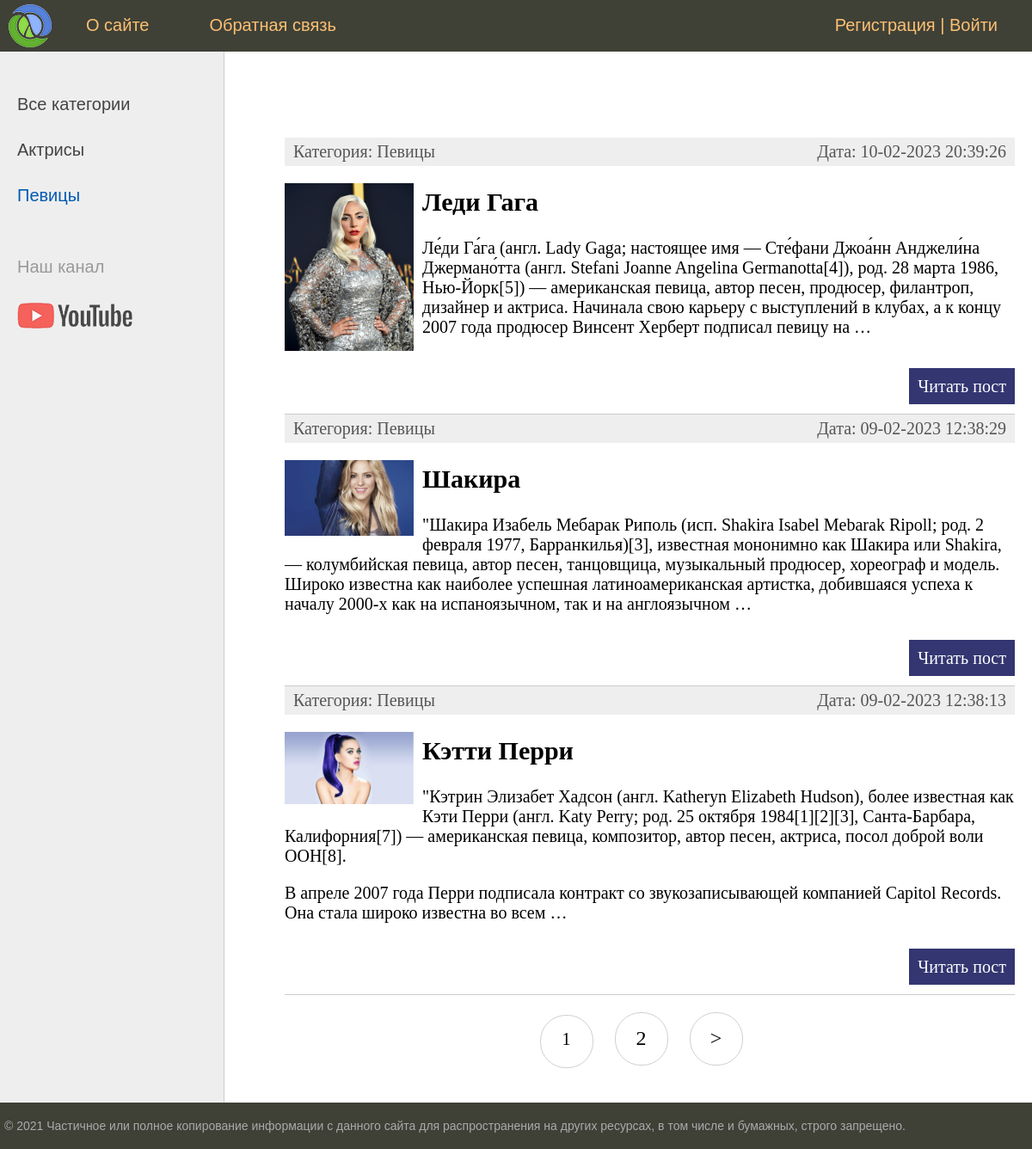
/category/pevicy, run on the app's committed database.
### women/models.py (models this page shows, shortened)
class Category(models.Model):
    name = models.CharField(max_length=100, db_index=True, verbose_name='Название категории')
    slug = models.SlugField(max_length=255, unique=True, db_index=True, verbose_name='URL')
    def __str__(self):
        return self.name
    def get_absolute_url(self):
        return reverse('category', kwargs={'cat_slug': self.slug})
    class Meta:
        verbose_name = 'Категория'
        verbose_name_plural = 'Категории'
        ordering = ['id']

class Women(models.Model):
    title = models.CharField(max_length=255, verbose_name='Заголовок')
    slug = models.SlugField(max_length=255, unique=True, db_index=True, verbose_name='URL')
    content = models.TextField(blank=True, verbose_name='Текст статьи')
    cat = models.ForeignKey('Category', on_delete=models.PROTECT, verbose_name='Категория')
    photo = models.ImageField(upload_to="photos/%Y/%m/%d", verbose_name='Фото', blank=True)
    time_create = models.DateTimeField(auto_now_add=True, verbose_name='Время создания')
    time_update = models.DateTimeField(auto_now=True, verbose_name='Время изменения')
    is_published = models.BooleanField(default=True, verbose_name='Публикация')
    def get_absolute_url(self):
        return reverse('post', kwargs={'post_slug': self.slug})
    class Meta:
        verbose_name = 'Известная женщина'
        verbose_name_plural = 'Известные женщины'
        ordering = ['-time_create', 'title']

### women/views.py (the view)
# urls.py: path('category/<slug:cat_slug>', WomenCategory.as_view(), name='category'),
class WomenCategory(DataMixin, ListView):
    model = Women
    template_name = 'women/index.html'
    context_object_name = 'posts'
    allow_empty = False
    def get_queryset(self):
        return Women.objects.filter(cat__slug=self.kwargs['cat_slug'], is_published=True).select_related('cat')
    def get_context_data(self, *, object_list=None, **kwargs):
        context = super().get_context_data(**kwargs)
        c = Category.objects.get(slug=self.kwargs['cat_slug'])
        c_def = self.get_user_context(title='Категория - ' + str(c.name),
                                      cat_selected=c.pk)
        context = dict(list(context.items()) + list(c_def.items()))
        return context

### women/utils.py (called while the page is built)
    def get_user_context(self, **kwargs):
        context = kwargs
        cats = Category.objects.all()
        context['cats'] = cats
        user_menu = menu.copy()
        if not self.request.user.is_authenticated:
            user_menu.pop(1)
        context['menu'] = user_menu
        if 'cat_selected' not in context:
            context['cat_selected'] = 0
        return context

### women/templates/women/index.html (shortened to what this page needs)
{% extends 'women/base.html' %}
{% block content %}
<ul class="list-articles">
	{% for p in posts %}
			<li><div class="article-panel">
				<p class="first">Категория: {{p.cat}}</p>
				<p class="last">Дата: {{p.time_update|date:"d-m-Y H:i:s"}}</p>
				</div>
			{% if p.photo %}
				<p><img src="{{p.photo.url}}" class="img-article-left thumb"></p>
			{% endif %}
			<h2>{{p.title}}</h2>
	{% autoescape on %}
	{{p.content|linebreaks|truncatewords:50}}
	{% endautoescape %}
			<p class="link-read-post"><a href="{{ p.get_absolute_url }}">Читать пост</a></p>
			</li>
	{% endfor %}
</ul>
{% endblock %}

### women/templates/women/base.html (shortened to what this page needs)
{% load static %}
{% load women_tags %}
<!DOCTYPE html>
<html>
<head>
    <link type="text/css" href="{% static 'women/css/styles.css' %}" rel="stylesheet"/>
</head>
<body>
<table class="table-page" border=0 cellpadding="0" cellspacing="0">
    <tr>
        <td valign=top>
            <div class="header">
                <ul id="mainmenu" class="mainmenu">
                    <li class="logo"><a href="{% url 'home' %}">
                        <div class="logo"></div>
                    </a></li>
                    {% for m in menu %}
                    <li><a href="{% url m.url_name %}">{{m.title}}</a></li>
                    {% endfor %}
                    {% if request.user.is_authenticated %}
                    <li class="last">{{ user.username }} | <a href="{% url 'logout' %}">Выйти</a></li>
                    {% else %}
                    <li class="last"><a href="{% url 'register' %}">Регистрация</a> | <a href="{% url 'login' %}">Войти</a></li>
                    {% endif %}
                </ul>
            </div>
            <table class="table-content" border=0 cellpadding="0" cellspacing="0">
                <tr>
                    {% load cache %}
                    <td valign="top" class="left-chapters">
                        <ul id="leftchapters">
                            {% cache 60 sidebar %}
                            {% if cat_selected == 0 %}
                            <li class="selected">Все категории</li>
                            {% else %}
                            <li><a href="{% url 'home' %}">Все категории</a></li>
                            {% endif %}
                            {% for c in cats %}
                            {% if c.pk == cat_selected %}
                            <li class="selected">{{c.name}}</li>
                            {% else %}
                            <li><a href="{{c.get_absolute_url}}">{{c.name}}</a></li>
                            {% endif %}
                            {% endfor %}
                            {% endcache %}
                            <li class="share">
                                <p>Наш канал</p>
                                <a class="share-yt"
                                   href="https://www.youtube.com/channel/UClJzWfGWuGJL2t-3dYKcHTA/playlists"
                                   target="_blank" rel="nofollow"></a>
                            </li>
                        </ul>
                    </td>
                    <td valign="top" class="content">
                        <div class="content-text">
                            {% block content %}
                            {% endblock %}
                            {% if page_obj.has_other_pages %}
                            <nav class="list-pages">
                                <ul>
                                {% for p in paginator.page_range %}
                                {% if p == page_obj.number %}
                                    <li class="page-num page-selected">{{ p }}</li>
                                {% elif p >= page_obj.number|add:-2 and p <= page_obj.number|add:2 %}
                                <li class="page-num">
                                <a href="?page={{ p }}">{{ p }}</a>
                            </li>
                                {% endif %}
                                {% endfor %}
                                {% if page_obj.has_next %}
                                    <li class="page-num">
                                        <a href="?page={{page_obj.next_page_number}}">&gt;</a>
                                    </li>
                                {% endif %}
                            </ul>
                            </nav>
                            {% endif %}
                        </div>
                    </td>
                </tr>
            </table>
        </td>
    </tr>
    <tr>
        <td valign=top>
            <div id="footer">
                <p>&copy; 2021 Частичное или полное копирование информации с данного сайта для распространения на других
                    ресурсах, в том числе и бумажных, строго запрещено.</p>
            </div>
        </td>
    </tr>
</table>
</body>
</html>

### women/static/women/css/styles.css (style rules this page uses)
html, body { font-family: 'Arial'; margin: 0; padding: 0; height: 100%; width: 100%; color: #444; }
a { color: #0059b2; text-decoration: none; }
img { max-width: 600px; height: auto; }
img.img-article-left { max-width: 300px; height: auto; float: left; padding: 0 10px 10px 0; }
img.img-article-left.thumb { max-width: 150px; height: auto; }
p.link-read-post { text-align: right; }
p.link-read-post a { padding: 10px; min-width: 100px; background: #333671; color: #fff; text-decoration: none; }
div.article-panel { background: #eee; padding: 5px 10px 5px 10px; box-sizing: border-box; overflow: hidden; color: #555; }
div.article-panel p.first { margin: 0; float: left; }
div.article-panel p.last { margin: 0; float: right; }
ul.list-articles { list-style: none; margin: 0; padding: 0; }
ul.list-articles li { border-bottom: 1px solid #ccc; }
.table-page { width: 100%; height: 100%; vertical-align: top; }
.table-page tr { height: 100%; }
.header { background: #3F4137; height: 60px; }
.logo { background: url('../images/logo.png') no-repeat 10px 5px; width: 70px; height: 60px; }
ul.mainmenu { list-style: none; margin: 0; padding: 0; height: 60px; color: #fdc073; font-size: 20px; overflow: hidden; }
ul.mainmenu li { float: left; margin: 18px 40px 0 30px; }
ul.mainmenu li.logo { margin: 0; }
ul.mainmenu li.last { float: right; }
ul.mainmenu li a { color: #fdc073; text-decoration: none; }
.table-content { width: 100%; min-height: 100%; height: 100%; }
.left-chapters { margin: 0; background: #eee; border-right: 1px solid #ccc; min-height: 100%; }
.left-chapters ul { width: 230px; min-height: 100%; margin: 0; padding: 20px 10px 10px 20px; list-style: none; font-size: 20px; }
.left-chapters ul li { margin: 30px 0 0 0; color: #999; }
.left-chapters ul li.selected { color: #0059b2; }
.left-chapters ul li a { color: #444; text-decoration: none; }
.left-chapters ul li.share { margin: 60px 0 0 0; }
.left-chapters ul li.share p { margin: 30px 0 30px 0; }
.left-chapters ul li.share a { display: inline-block; width: 40px; height: 40px; margin: 0 20px 0 0; }
.left-chapters ul li.share a.share-yt { width: 100%; height: 30px; background: url('../images/share_yt.png') no-repeat 0 0 }
.content { padding: 40px 20px 20px 40px; width: 100%; box-sizing: border-box; }
.content-text { margin: 60px 0 0 30px; color: #000; font-size: 20px; font-family: Yandex Sans Display Light; }
#footer { box-sizing: border-box; background: #3F4137; padding: 5px; color: #aaa; font-size: 14px; font-family: Verdana, Geneva, Arial, Helvetica; text-align: left; overflow: hidden; }
.list-pages { text-align: center; margin: 0 0 20px 0; }
.list-pages ul { margin: 20px 0 0 0; padding: 0; list-style: none; }
.list-pages ul li { display: inline-block; margin: 0 20px 0 0; }
.list-pages a { color: #000; font-size: 24px; text-decoration: none; }
.list-pages .page-num, .page-num-selected { display: inline-block; width: 60px; height: 44px; padding: 16px 0 0 0; border: 1px solid #d0d0d0; border-radius: 30px; }

### data on the page
Category: name "Актрисы"
Category: name "Певицы"
Women: cat "Певицы", time_update "10-02-2023 20:39:26", photo (picture), title "Леди Гага", content "Ле́ди Га́га (англ. Lady Gaga; настоящее имя — Сте́фани Джоа́нн Анджели́на Джермано́тта (англ. Stefani Joanne Angelina Germanotta[4]), род. 28 марта 1986, Нью-Йорк[5]) — американская певица, автор песен, продюсер, филантроп, дизайнер и актриса. Начинала свою карьеру с выступлений в клубах, а к концу 2007 года продюсер Винсент Херберт подписал певицу на …"
Women: cat "Певицы", time_update "09-02-2023 12:38:29", photo (picture), title "Шакира", content "\"Шакира Изабель Мебарак Риполь (исп. Shakira Isabel Mebarak Ripoll; род. 2 февраля 1977, Барранкилья)[3], известная мононимно как Шакира или Shakira, — колумбийская певица, автор песен, танцовщица, музыкальный продюсер, хореограф и модель. Широко известна как наиболее успешная латиноамериканская артистка, добившаяся успеха к началу 2000-х как на испаноязычном, так и на англоязычном …"
Women: cat "Певицы", time_update "09-02-2023 12:38:13", photo (picture), title "Кэтти Перри", content "\"Кэтрин Элизабет Хадсон (англ. Katheryn Elizabeth Hudson), более известная как Кэти Перри (англ. Katy Perry; род. 25 октября 1984[1][2][3], Санта-Барбара, Калифорния[7]) — американская певица, композитор, автор песен, актриса, посол доброй воли ООН[8]. В апреле 2007 года Перри подписала контракт со звукозаписывающей компанией Capitol Records. Она стала широко известна во всем …"

### other printed values
{{ m.title }} "О сайте" "Обратная связь"
{{ p }} "1"
{{ p }} "2"
